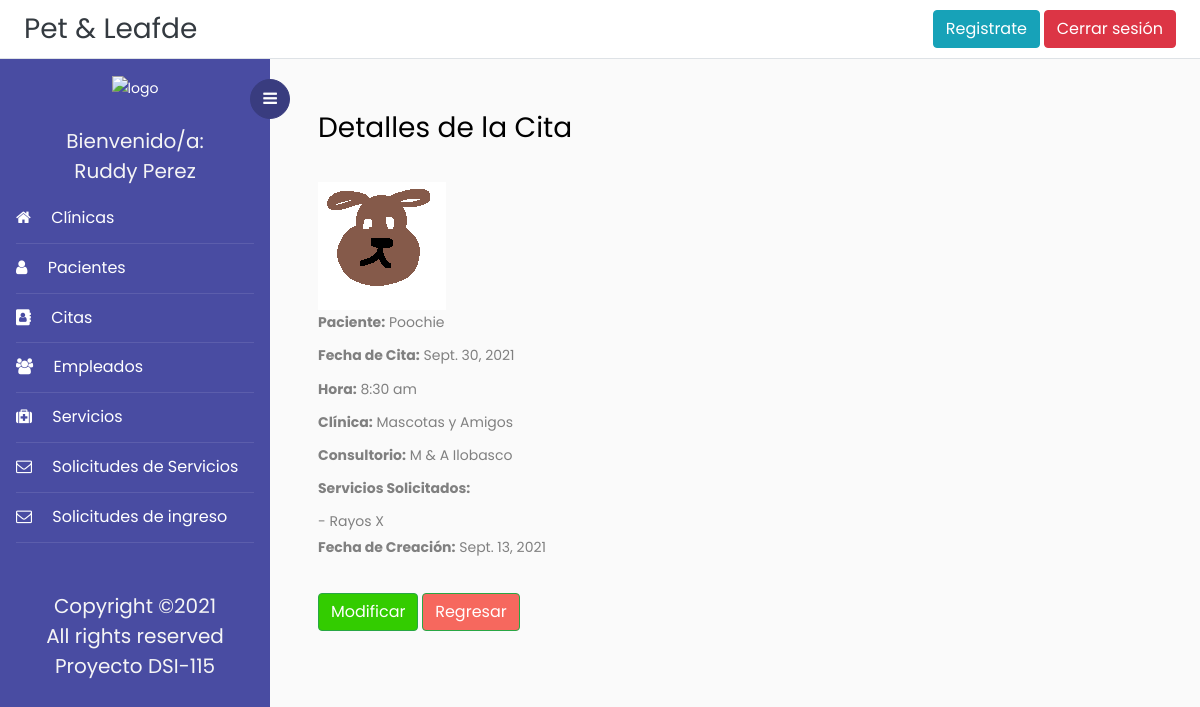
/detalleCita/24 (signed in), run on the app's committed database.
### Veterinaria/models.py (models this page shows, shortened)
class Cita (models.Model):
    id = models.AutoField(primary_key = True)
    pacienteId = models.ForeignKey('Paciente', on_delete = models.PROTECT, null=True)
    clinica = models.ForeignKey('Clinica', on_delete = models.PROTECT)
    consultorio = models.ForeignKey('Consultorio', on_delete = models.PROTECT)
    servicio = models.ManyToManyField('Servicio')
    fechaCita = models.DateField(null=True, verbose_name="Fecha de Cita", validators=[fecha_mayor])# Fecha de la consulta
    horaCita = models.ForeignKey('Horario', null=True, on_delete=models.PROTECT, verbose_name="Hora de Cita")
    fechaCreacion = models.DateField(auto_now_add = True)# fecha de creación de la cita
    class Meta:
        unique_together =['fechaCita', 'horaCita']

class Paciente(models.Model):
    id = models.AutoField(primary_key=True)
    foto = models.ImageField(upload_to='fotos', null = True)
    nombrePac = models.CharField(max_length=50,help_text="", validators=[solo_Letras])
    SEXO = (('m','Macho'),('h', 'Hembra'))# Estructura para la selección del sexo del paciente
    sexo = models.CharField(max_length=10, choices=SEXO, blank=True, help_text='')
    especie = models.CharField(max_length=50, help_text="", validators=[solo_Letras])
    raza = models.CharField(max_length=50,help_text="", validators=[solo_Letras])
    color = models.CharField(max_length=50,help_text="", validators=[solo_Letras])
    fechaNacimPac = models.DateField(null=False, blank=True, validators=[validar_Fecha])
    observaciones = models.CharField(max_length=500, null = True, blank=True)
    fechaInscrip = models.DateField(auto_now_add = True)# fecha de inscripcion del paciente
    personaInscrip = models.CharField(max_length=70,help_text="", validators=[solo_Letras])
    activo = models.BooleanField(blank=True,  default=1)
    propietario = models.ForeignKey('Propietario', on_delete = models.SET_NULL, null=True)

class Horario(models.Model):
    id = models.AutoField(primary_key = True)
    hora = models.CharField(max_length=5, help_text=" Formato de Hora: ##:##")
    clinica = models.ForeignKey('Clinica', on_delete = models.PROTECT)
    activo = models.BooleanField(blank=True,  default=1)
    INDICADOR = (('am','AM'),('pm', 'PM'))# Estructura para la selección del indicador de la hora
    indicador = models.CharField(max_length=2, choices=INDICADOR, blank=True, help_text='')
    def __str__(self):
        return self.hora + " " + self.indicador

class Clinica(models.Model):
    id = models.IntegerField(primary_key = True)
    propietario = models.CharField(max_length=50, validators=[solo_Letras])
    nombre = models.CharField(max_length=60)
    direccion = models.TextField()
    horarios = models.CharField(max_length=50)
    telefono = models.CharField(max_length=9)
    fechaIngreso = models.DateField(auto_now_add=True, null=True)
    correoElectronico = models.CharField(max_length=200, null=True)
    ESTADO = (('Activa','Activa'),('Inactiva', 'Inactiva'))
    estado = models.CharField(max_length=10, choices=ESTADO, default="Activa")

class Consultorio(models.Model):
    clinica = models.ForeignKey('Clinica', on_delete = models.CASCADE)
    nombre = models.CharField(max_length=60)
    direccion = models.TextField()
    longitud = models.FloatField(blank=True, null=True)
    latitud = models.FloatField(blank=True, null=True)
    correoElectronico = models.CharField(max_length=200, null=True)
    horarios = models.CharField(max_length=50)
    telefono = models.CharField(max_length=9, validators=[formato_Telefono])
    servicios = models.ManyToManyField('Servicio')
    fechaIngreso = models.DateField(auto_now_add=True, null=True)
    ESTADO = (('Activa','Activa'),('Inactiva', 'Inactiva'))
    estado = models.CharField(max_length=10, choices=ESTADO, default="Activa")

class Servicio(models.Model):
    idServicio = models.IntegerField(primary_key=True)
    nombreServicio = models.CharField(max_length=50, validators=[solo_Letras])
    descServicio = models.CharField(max_length=200)
    catServicio = models.CharField(max_length=30)
    ESTADOServicio = (('Activa', 'Activa'),('Inactiva','Inactiva'))
    estadoServicio = models.CharField(max_length=10, choices=ESTADOServicio, default="Activa")
    def __str__(self):
        return self.nombreServicio

### Veterinaria/views.py (the view)
# urls.py: path('detalleCita/<int:pk>', login_required(DetalleCita), name='detalle_cita'),
@login_required
def DetalleCita(request, pk):
    cita = Cita.objects.get(id = pk)
    servicios = Servicio.objects.filter(cita__id = cita.id)
    print(servicios)
    return render(request, 'Plantillas/detalleCita.html', {'cita':cita,'servicios':servicios})

### Veterinaria/templates/Plantillas/detalleCita.html
{% extends 'base.html' %}
{% block content %}
<div>
    <h3>Detalles de la Cita</h3>
</div>
<br>
<div>
    <img src=" {{ cita.pacienteId.foto.url }}"/>
</div>
<div>
    <label><B>Paciente:</B> </label>    {{cita.pacienteId.nombrePac}}
</div>
<div>
    <label><B>Fecha de Cita:</B> </label>    {{cita.fechaCita}}
</div>
<div>
    <label><B>Hora:</B> </label>    {{cita.horaCita}}
</div>
<div>
    <label><B>Clínica:</B> </label>    {{cita.clinica.nombre}}
</div>
<div>
    <label><B>Consultorio:</B> </label>    {{cita.consultorio.nombre}}
</div>
<div>
    <label><B>Servicios Solicitados:</B> </label>
        {% for s in  servicios%}
            <br>- {{s.nombreServicio}}
        {% endfor %}
</div>
<div>
    <label><B>Fecha de Creación:</B> </label>    {{cita.fechaCreacion}}
</div>
<br>
<div>
    <a href="{% url 'modificar_cita' cita.id %}" class="btn btn-success" style="color:white; background-color:#33CC00">Modificar</a>
    <a href="{% url 'listado_citas' %}" class="btn btn-success" style="color:white; background-color:#f6685e">Regresar</a>
</div>
{% endblock content%}

### Veterinaria/templates/base.html (shortened to what this page needs)
<!doctype html>
<html lang="en">
  <head>
	<link rel="stylesheet" href="https://cdnjs.cloudflare.com/ajax/libs/select2/4.0.13/css/select2.min.css" />
    <link rel="stylesheet" href="https://cdn.jsdelivr.net/bxslider/4.2.12/jquery.bxslider.css">
	<link rel="stylesheet" href="https://stackpath.bootstrapcdn.com/font-awesome/4.7.0/css/font-awesome.min.css">
    {% load static %}
	<link rel="stylesheet" href="{% static 'css/style.css' %}">
    <link href='https://api.mapbox.com/mapbox-gl-js/v2.3.1/mapbox-gl.css' rel='stylesheet' />
  </head>
  <body>
		{% block navbar %}
	  <div class="d-flex flex-column flex-md-row align-items-center p-2 px-md-4 bg-white border-bottom box-shadow">
      <h3 class="my-0 mr-md-auto font-weight-normal" ><a class="text-dark" href="{% url 'index' %}">Pet & Leafde</a></h3>
	  <a class="btn btn-info" href="{% url 'registro'%}">Registrate</a>&nbsp;
	  {% if request.user.is_authenticated %}
      <a class="btn btn-danger" href="{% url 'logout' %}">Cerrar sesión</a>
	  {% else %}
	  <a class="btn btn-success" href="{% url 'login' %}">Iniciar sesión</a>
	  {% endif %}
    </div>
		<div class="wrapper d-flex align-items-stretch">
			<nav id="sidebar">
				<div class="custom-menu">
					<button type="button" id="sidebarCollapse" class="btn btn-primary">
	          <i class="fa fa-bars"></i>
	        </button>
        </div>
				<div class="p-3">
        <div class="contenedor_logo" align="center">
            <img  class="logo"  src="{% static 'images/logo.png'%}" alt="logo">
        </div>&nbsp;
			{% if request.user.is_authenticated %}
			<h5 style="color:whitesmoke;" class="my-0 mr-md-auto font-weight-normal" align ="center">Bienvenido/a:</h5>
			<h5 style="color:whitesmoke;" align ='center'>{{user.first_name}} {{user.last_name}}</h5>
			{% endif %}
	        <ul class="list-unstyled components mb-5">
	          <li class="active">
	            <a href="{% url 'listar_clinica' %}"><span class="fa fa-home mr-3"></span> Clínicas</a>
	          </li>
	          <li class="active">
	            <a href="{% url 'listado_pacientes' %}"><span class="fa fa-user mr-3"></span> Pacientes</a>
	          </li>
	          <li class="active">
              <a href="{% url 'listado_citas' %}"><span class="fa fa-address-book mr-3"></span> Citas</a>
	          </li>
	          <li class="active">
              	<a href="{% url 'listado_empleados' %}"><span class="fa fa-users mr-3"></span> Empleados</a>
	          </li>
			  <li class="active">
              	<a href="{% url 'listado_servicios' %}"><span class="fa fa-medkit mr-3"></span> Servicios</a>
	          </li>
			  <li class="active">
              	<a href="{% url 'listado_solicitud_servicio' %}"><span class="fa fa-envelope-o mr-3"></span> Solicitudes de Servicios</a>
	          </li>
			  <li class="active">
				<a href="{% url 'listado_solicitudes' %}"><span class="fa fa-envelope-o mr-3"></span> Solicitudes de ingreso</a>
			</li>
			</ul>
	        <div class="footer">
	        	<h5 align="center" style="color:whitesmoke;">
						  Copyright &copy;<script>document.write(new Date().getFullYear());</script><br>
						  All rights reserved <br> Proyecto DSI-115
	        </div>
	      </div>
    	</nav>
        {% endblock navbar%}
      <div id="content" class="p-4 p-md-5 pt-5">
	  {% block content %}{% endblock content%}
  </body>
</html>

### data on the page
Cita: pacienteId.foto (picture), pacienteId.nombrePac "Poochie", fechaCita "Sept. 30, 2021", horaCita "8:30 am", clinica.nombre "Mascotas y Amigos", consultorio.nombre "M & A Ilobasco", fechaCreacion "Sept. 13, 2021"
Servicio: nombreServicio "Rayos X"

### other printed values
{{ user.first_name }} "Ruddy"
{{ user.last_name }} "Perez"
